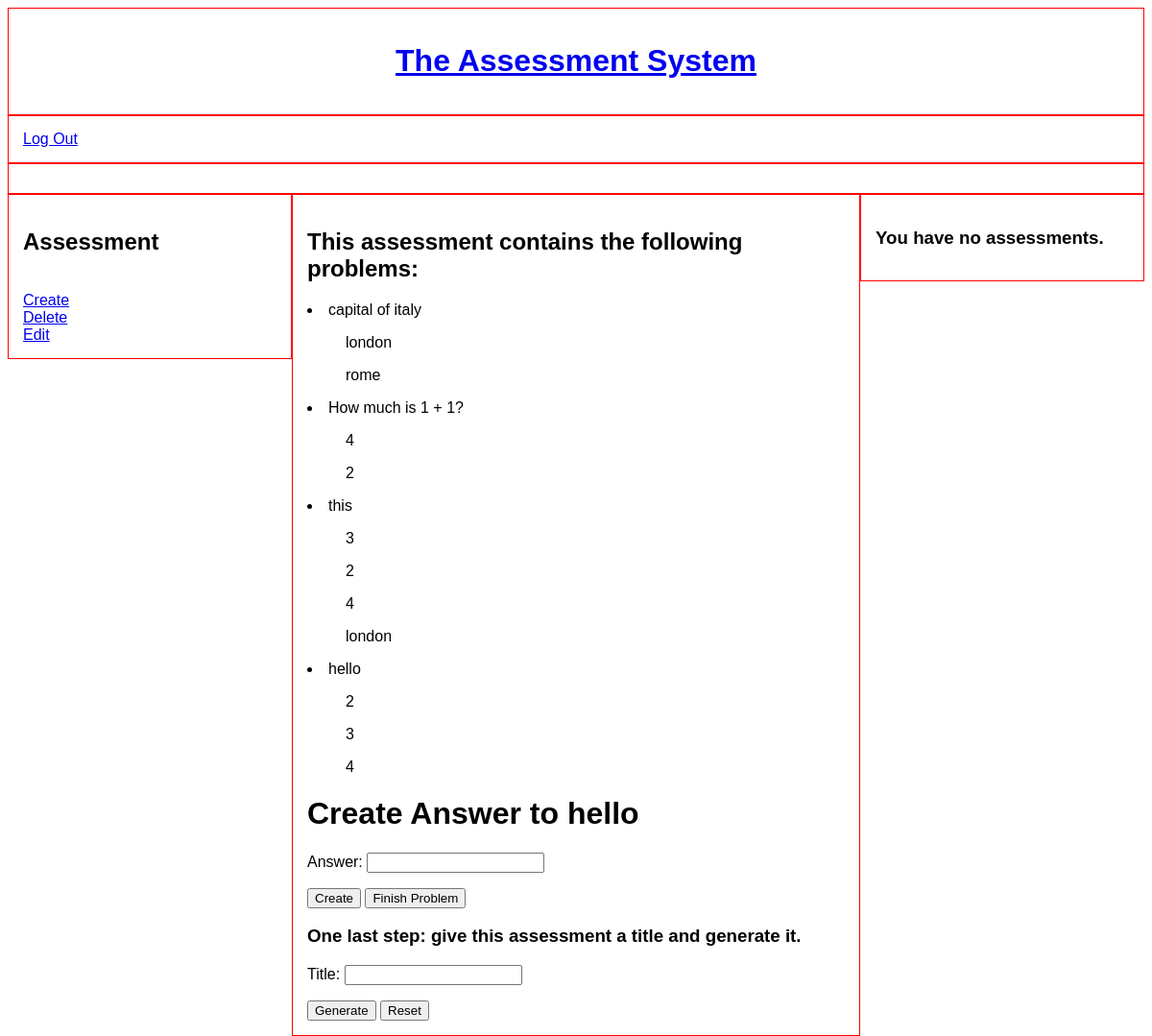
The page /create-assessment/ (signed in) on the database as committed earlier.
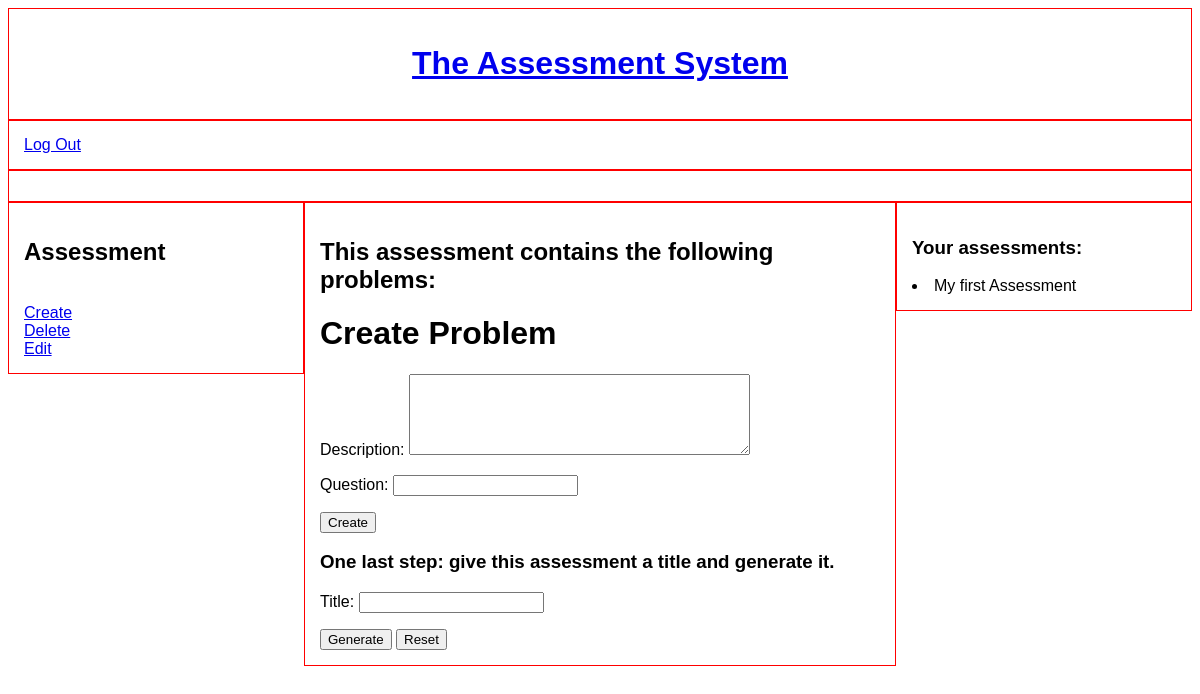
The same page on the database as committed later.
### assessment/models.py (models this page shows, shortened)
class Problem(models.Model):
    creator = models.ForeignKey(settings.AUTH_USER_MODEL, on_delete=models.CASCADE, editable=False)
    assessment = models.ForeignKey(Assessment, on_delete=models.CASCADE)
    description = models.TextField(blank=True)
    question = models.CharField(max_length=255, blank=False)
    def __str__(self):
        return self.question

class Answer(models.Model):
    creator = models.ForeignKey(settings.AUTH_USER_MODEL, on_delete=models.CASCADE, editable=False)
    answer = models.CharField(max_length=255)
    question = models.ForeignKey(Problem, on_delete=models.CASCADE)
    problem_finished = models.BooleanField(default=False)

class Assessment(models.Model):
    creator = models.ForeignKey(settings.AUTH_USER_MODEL, on_delete=models.CASCADE, editable=False)
    title = models.CharField(max_length=100, blank=True)
    def __str__(self):
        return f'{self.title}'

### assessment/views.py (the view, shortened to what this page needs)
# urls.py: path('create-assessment/', views.create_assessment, name='create-assessment'),
def create_assessment(request):
    user_id = request.user.id
    current_user = User.objects.get(id=user_id)
    create_problem_form = CreateProblemForm()
    create_assessment_form = CreateAssessmentForm()
    create_answer_form = CreateAnswerForm()
    first_access_temporary_assessment = Assessment.objects.filter(title='')
    if not first_access_temporary_assessment:
        temporary_assessment = Assessment.objects.create(
            creator=current_user
        )
        temporary_assessment.save()
        Problem.objects.all().delete()
    temporary_assessment = Assessment.objects.get(title='')
    assessment_problems = Problem.objects.filter(creator=current_user, assessment=temporary_assessment)
    problem_to_be_answered = assessment_problems.last()
    problem_finished = None
    problem_answers = None
    is_problem_finished = Answer.objects.filter(problem_finished=True)
    if is_problem_finished:
        problem_finished = Answer.objects.get(problem_finished=True).question
        last_answer = Answer.objects.get(problem_finished=True)
        last_answer.problem_finished = False
        last_answer.save()
    if assessment_problems and problem_finished:
        problem_to_be_answered = None
    elif assessment_problems and not problem_finished:
        problem_to_be_answered = assessment_problems.last()
    problems_and_answers = {}
    for problem in assessment_problems:
        problem_answers_list = []
        problem_answers_queryset = Answer.objects.filter(creator=current_user, question=problem)
        for problem_answer_object in problem_answers_queryset:
            problem_answers_list.append(problem_answer_object.answer)
        problems_and_answers.update({problem: problem_answers_list})
    if request.method == 'POST' and 'reset-assessment' in request.POST:
        Problem.objects.filter(assessment=temporary_assessment).delete()
    if request.method == 'POST' and \
            temporary_assessment.title == '' and \
            'create-assessment' in request.POST:
        create_assessment_form = CreateAssessmentForm()
        messages.error(request, 'You have to give your assessment a title before generating it.')
    assessment_problems = Problem.objects.filter(creator=current_user, assessment=temporary_assessment)
    user_assessments = Assessment.objects.filter(creator=current_user).exclude(title='')
    template_name = 'create_assessment.html'
    context = {
        'create_assessment_form': create_assessment_form,
        'create_problem_form': create_problem_form,
        'create_answer_form': create_answer_form,
        'assessment_problems': assessment_problems,
        'user_assessments': user_assessments,
        'problem_answers': problem_answers,
        'problem_to_be_answered': problem_to_be_answered,
        'problems_and_answers': problems_and_answers,
    }
    return render(request, template_name, context)

### assessment/forms.py
class CreateAssessmentForm(ModelForm):
    class Meta:
        model = Assessment
        fields = [
            'title'
        ]

class CreateProblemForm(ModelForm):
    class Meta:
        model = Problem
        fields = [
            'description',
            'question'
        ]
        widgets = {
            'description': forms.Textarea(attrs={'rows': 5})
        }

### assessment/templates/assessment/create_assessment.html (shortened to what this page needs)
{% extends 'home.html' %}
{% block main-content-teacher %}
<h2>This assessment contains the following problems:</h2>
{% for problem, answers in problems_and_answers.items %}
<li>{{ problem }}</li>
{% for answer in answers %}
<ul>{{ answer }}</ul>
{% endfor %}
{% endfor %}
{% if not problem_to_be_answered %}
<h1>Create Problem</h1>
<form action="{% url 'create-assessment' %}" method="post">
    {{ create_problem_form.as_p }}
    <input type="submit" value="Create" name="create-problem">
</form>
{% else %}
<h1>Create Answer to {{ problem_to_be_answered }}</h1>
<form action="{% url 'create-assessment' %}" method="post">
    {{ create_answer_form.as_p }}
    <input type="submit" value="Create" name="create-answer">
    <input type="submit" value="Finish Problem" name="problem-finished">
</form>
{% endif %}
<h3>One last step: give this assessment a title and generate it.</h3>
<form action="{% url 'create-assessment' %}" method="post">
    {{ create_assessment_form.as_p }}
    <input type="submit" value="Generate" name="create-assessment">
    <input type="submit" value="Reset" name="reset-assessment">
</form>
{% endblock %}

### core/templates/core/home.html (shortened to what this page needs)
{% extends 'base.html' %}
{% block content %}
<div class="col-12" id="logo">
    <h1><a href="{% url 'home' %}">The Assessment System</a></h1>
</div>
<div class="col-12" id="navbar">
    {% if not user.is_authenticated %}
    <a href="{% url 'login' %}">Log In</a>
    <a href="{% url 'signup' %}">Sign Up</a>
    {% else %}
    <a href="{% url 'logout' %}">Log Out</a>
    {% endif %}
</div>
<div class="col-12" id="messages">
</div>
{% if user.role == 'Teacher' %}
<div class="col-3" id="left-side-teacher">
    <h2>Assessment</h2>
    <br><a href="{% url 'create-assessment' %}" name="create-assessment">Create</a>
    <br><a href="{% url 'delete-assessment' %}" name="delete-assessment">Delete</a>
    <br><a href="{% url 'edit-assessment' %}" name="edit-assessment">Edit</a>
</div>
<div class="col-6" id="main-content-teacher">
    {% block main-content-teacher %}
    {% endblock %}
</div>
<div class="col-3" id="right-side-teacher">
    {% if user_assessments %}
    <h3>Your assessments:</h3>
    {% for assessment in user_assessments %}
    <li>{{ assessment }}</li>
    {% endfor %}
    {% else %}
    <h3>You have no assessments.</h3>
    {% endif %}
</div>
{% elif user.role == 'Student' %}
student
{% endif %}
{% endblock %}

Rows that differ between the two databases and show on the page:
removed Problem: question "capital of italy"
removed Answer: answers "london"
removed Answer: answers "rome"
removed Problem: question "How much is 1 + 1?", answers "4" "2"
removed Problem: question "this", answers "3" "2" "4"
removed Answer: answers "london"
removed Problem: question "hello", answers "2" "3" "4"
added Assessment: title "My first Assessment"
Other text that changed with them:
form field create-problem: (not shown) → "Create"
form field create-answer: "Create" → (not shown)
form field problem-finished: "Finish Problem" → (not shown)
text no longer shown: "Create Answer to Answer: You have no assessments."
text now shown: "Create Problem Description: Question: Your assessments:"
